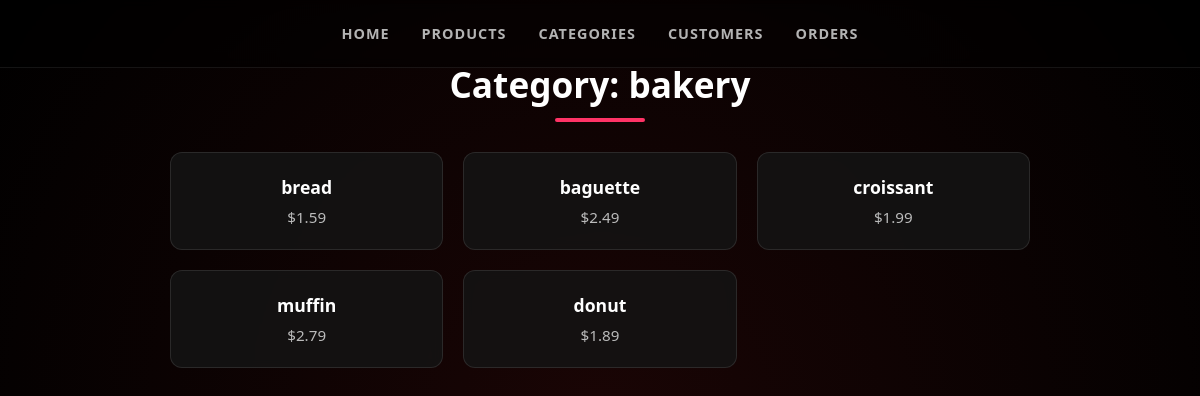
The app's page /categories/bakery with its own data.
### store/models.py (models this page shows)
class Category(db.Model):
    __tablename__ = "categories"
    id = mapped_column(Integer, primary_key=True)
    name = mapped_column(String)
    products = relationship("Product", back_populates="category")

class Product(db.Model):
    __tablename__ = "Product"
    id = mapped_column(Integer,primary_key=True)
    name = mapped_column(String)
    price = mapped_column(DECIMAL(10, 2))
    available = mapped_column(Integer, default=0)
    category = mapped_column(String)
    category_id = mapped_column(Integer, ForeignKey("categories.id"))
    category = relationship("Category", back_populates="products")

### store/app.py (the view)
@app.route("/categories/<string:name>")
def catagories(name):
    caty = select(Category).where(Category.name == name)
    new_caty = db.session.execute(caty).scalar()
    return render_template("category_detail.html", category=new_caty)

### store/templates/category_detail.html
{% extends "base.html" %}
{% block styles %}
<link rel="stylesheet" href="{{ url_for('static', filename='categories.css') }}">
{% endblock %}
{% block content %}
<div class="category-container">
    <h1>Category: {{ category.name }}</h1>
    <div class="divider"></div>
    <ul class="category-list">
        {% for product in category.products %}
            <li class="product-item">
                <span class="p-name">{{ product.name }}</span>
                <span class="p-price">${{ product.price }}</span>
            </li>
        {% endfor %}
    </ul>
</div>
{% endblock %}

### store/templates/base.html (shortened to what this page needs)
<!DOCTYPE html>
<html lang="en">
<head>
    <link rel="stylesheet" href="{{ url_for('static', filename='home_page.css') }}">
    {% block styles %}{% endblock %}
</head>
<body>
    <nav>
        <a href="{{ url_for('home') }}">Home</a>
        <a href="{{ url_for('product') }}">Products</a>
        <a href="{{ url_for('category') }}">Categories</a>
        <a href="{{ url_for('customer') }}">Customers</a>
        <a href="{{ url_for('orders') }}">Orders</a>
    </nav>
    <div class="content">
        {% block content %}{% endblock %}
    </div>
</body>
</html>

### store/static/home_page.css (style rules this page uses)
:root { --primary: #ff3366; --text: #e5e5e5; --nav-text: #b3b3b3; --nav-hover: #ff6688; }
* { margin: 0; padding: 0; box-sizing: border-box; }
body { background: radial-gradient(circle at center, #1a0505 0%, #000 100%); color: var(--text); font-family: system-ui, sans-serif; min-height: 100vh; }
nav { position: fixed; top: 0; width: 100%; padding: 1.5rem 0; display: flex; justify-content: center; gap: 2rem; background: rgba(0, 0, 0, 0.45); backdrop-filter: blur(6px); border-bottom: 1px solid rgba(255,255,255,0.08); z-index: 100; }
nav a { color: var(--nav-text); text-decoration: none; font-weight: 600; text-transform: uppercase; font-size: 0.9rem; letter-spacing: 1px; transition: 0.3s ease; }

### store/static/categories.css (style rules this page uses)
:root { --primary: #ff3366; --text: #ffffff; --bg-dark: #000000; }
.category-container { max-width: 900px; margin: 40px auto; padding: 20px; }
.category-container h1 { text-align: center; font-size: 2.2rem; color: var(--text); margin-bottom: 10px; }
.divider { width: 90px; height: 4px; background: var(--primary); margin: 0 auto 30px auto; border-radius: 10px; }
.category-list { list-style: none; padding: 0; display: grid; grid-template-columns: repeat(auto-fill, minmax(220px, 1fr)); gap: 20px; }
.product-item { background: rgba(20, 20, 20, 0.85); padding: 22px; border-radius: 12px; border: 1px solid rgba(255,255,255,0.1); text-align: center; transition: all 0.3s ease; backdrop-filter: blur(5px); }
.p-name { display: block; font-size: 1.1rem; font-weight: 600; color: var(--text); margin-bottom: 8px; }
.p-price { display: block; font-size: 0.95rem; color: #bbbbbb; }

### records on screen
Category: name "bakery"
Product: name "bread", price "1.59"
Product: name "baguette", price "2.49"
Product: name "croissant", price "1.99"
Product: name "muffin", price "2.79"
Product: name "donut", price "1.89"
